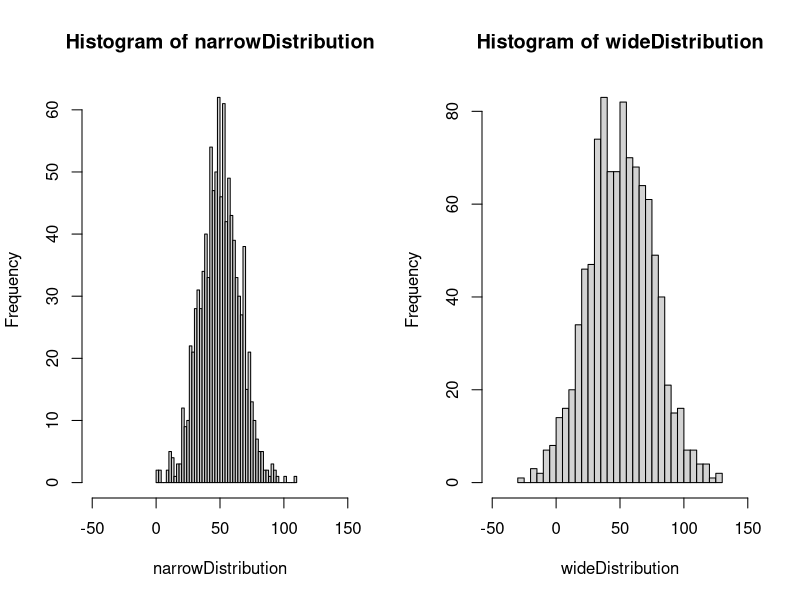

Recreate this plot in R.
#generate a vector of 5 normally distributed random variables with mean=10 and sd=2
five <- rnorm(5, mean = 10, sd = 2)
print(five)

#generate a vector of 1000 normally distributed random variables with mean=50 and sd=15
narrowDistribution <- rnorm(1000, mean = 50, sd = 15)

#generate a vector of 1000 normally distributed random variables with mean=50 and sd=25
wideDistribution <- rnorm(1000, mean = 50, sd = 25)

#generate two histograms to view these two distributions side by side, specify
#50 bars in histogram and x-axix limits of -50 to 150
par(mfrow=c(1, 2)) #one row, two columns
hist(narrowDistribution, breaks=50, xlim=c(-50, 150))
hist(wideDistribution, breaks=50, xlim=c(-50, 150))